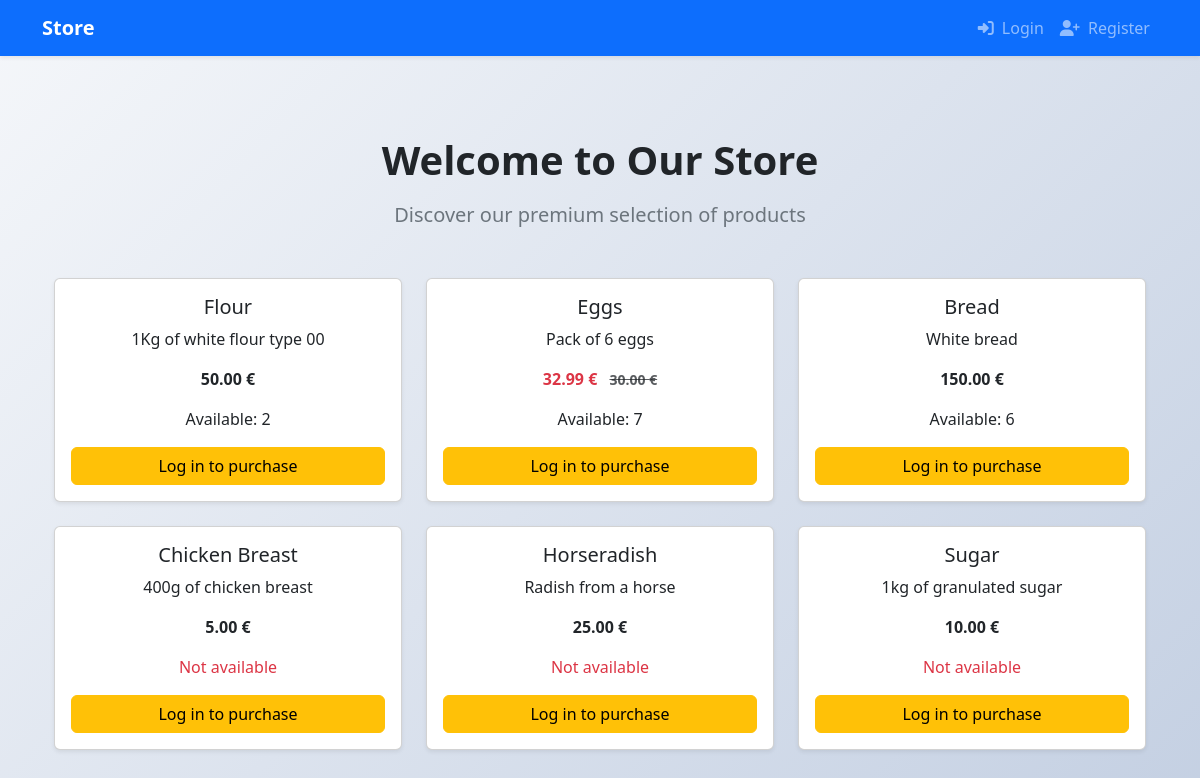
The app's page /, older data.
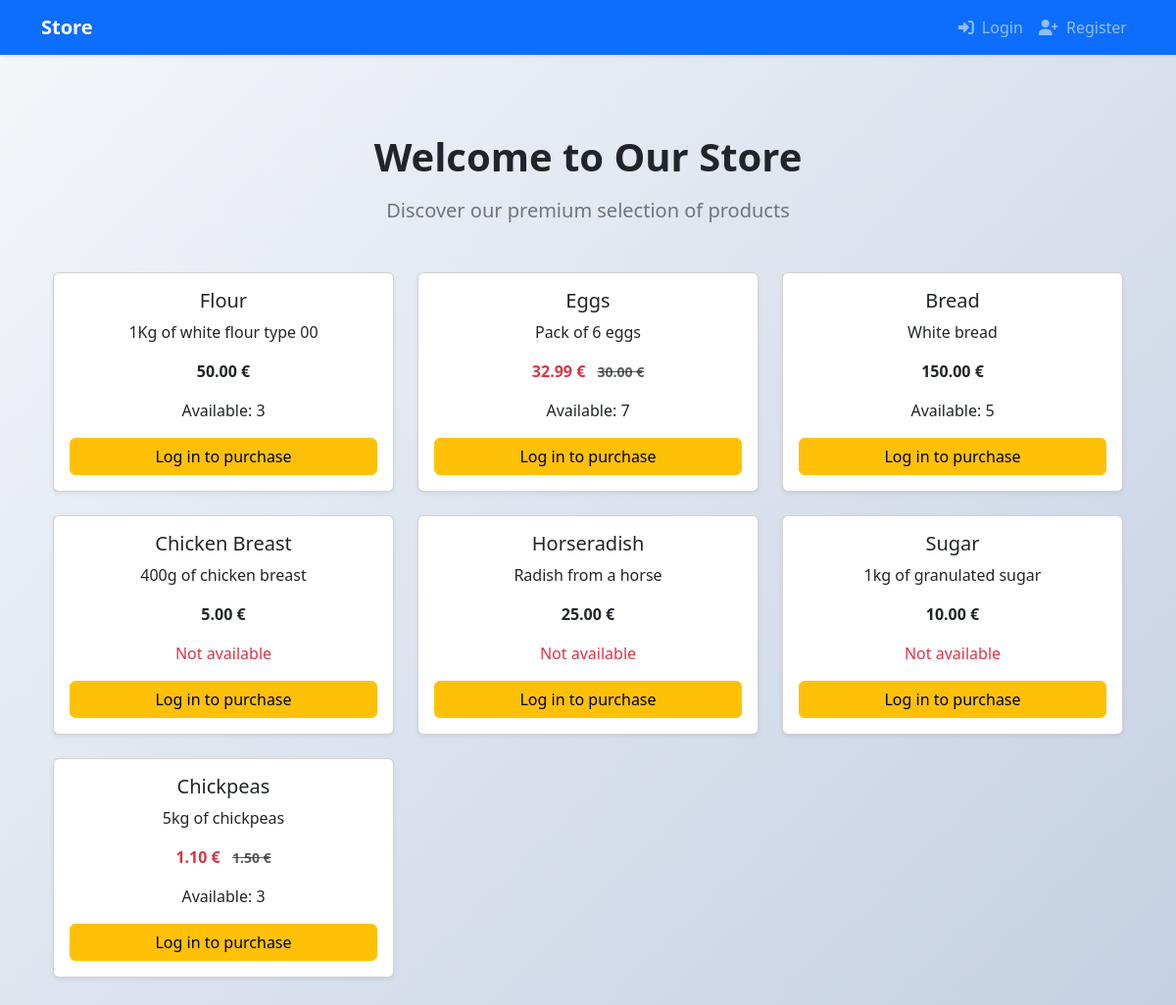
The same page, newer data.
### store/models.py (models this page shows, shortened)
class Product(models.Model):
    name = models.CharField(max_length=100)
    description = models.TextField()
    price = models.DecimalField(max_digits=8, decimal_places=2)
    quantity_available = models.PositiveIntegerField(default=0)
    is_discounted = models.BooleanField(default=False)
    discounted_price = models.DecimalField(
        max_digits=8, decimal_places=2, null=True, blank=True
    )

### store/views.py (the view)
# urls.py: path('', home_view, name='home'),
def home_view(request):
    products = Product.objects.all()
    cart_count = 0
    if request.user.is_authenticated:
        cart_count = CartItem.objects.filter(user=request.user).aggregate(
            total=Sum('quantity')
        )['total'] or 0
    return render(request, 'home.html', {
        'products': products,
        'cart_count': cart_count
    })

### templates/home.html (shortened to what this page needs)
<!DOCTYPE html>
<html lang="en">
<head>
  <link href="https://cdn.jsdelivr.net/npm/bootstrap@5.3.3/dist/css/bootstrap.min.css" rel="stylesheet">
  <link rel="stylesheet" href="https://cdnjs.cloudflare.com/ajax/libs/font-awesome/6.4.0/css/all.min.css">
</head>
<body>
    <nav class="navbar navbar-expand-lg navbar-dark bg-primary shadow-sm">
  <div class="container">
    <a class="navbar-brand fw-bold" href="{% url 'home' %}">Store</a>
    <div class="collapse navbar-collapse" id="navbarNav">
      <ul class="navbar-nav ms-auto">
        {% if user.is_authenticated %}
          <li class="nav-item">
            <span class="nav-link">Welcome, {{ user.username }}</span>
          </li>
          <li class="nav-item">
            <a class="nav-link position-relative" href="{% url 'cart:view_cart' %}">
              <i class="fas fa-shopping-cart"></i>
              <span id="cart-count" class="position-absolute top-0 start-100 translate-middle badge rounded-pill bg-danger">
                {{ cart_count|default:0 }}
              </span>
            </a>
          </li>
          <li class="nav-item">
            <a class="nav-link" href="{% url 'logout' %}">
              <i class="fas fa-sign-out-alt me-1"></i> Logout
            </a>
          </li>
        {% else %}
          <li class="nav-item">
            <a class="nav-link" href="{% url 'login' %}">
              <i class="fas fa-sign-in-alt me-1"></i> Login
            </a>
          </li>
          <li class="nav-item">
            <a class="nav-link" href="{% url 'register' %}">
              <i class="fas fa-user-plus me-1"></i> Register
            </a>
          </li>
        {% endif %}
      </ul>
    </div>
  </div>
</nav>
    <div class="hero-section">
      <div class="container">
        <h1 class="hero-title">Welcome to Our Store</h1>
        <p class="hero-subtitle">Discover our premium selection of products</p>
        <div class="container mt-5">
          <div class="row">
            {% for product in products %}
              <div class="col-md-4 mb-4">
                <div class="card shadow-sm h-100">
                  <div class="card-body d-flex flex-column">
                    <h5 class="card-title">{{ product.name }}</h5>
                    <p class="card-text">{{ product.description }}</p>
                    {% if product.is_discounted and product.discounted_price %}
                      <p class="card-text fw-bold text-danger">
                        {{ product.discounted_price }} €
                        <span class="text-muted text-decoration-line-through small ms-2">
                          {{ product.price }} €
                        </span>
                      </p>
                    {% else %}
                      <p class="card-text fw-bold">{{ product.price }} €</p>
                    {% endif %}
                    <p class="card-text">
                      {% if product.quantity_available > 0 %}
                        Available: {{ product.quantity_available }}
                      {% else %}
                        <span class="text-danger">Not available</span>
                      {% endif %}
                    </p>
                    <div class="mt-auto">
                      {% if user.is_authenticated %}
                        {% if product.quantity_available > 0 %}
                          <button class="btn btn-primary w-100 add-to-cart-btn"
                                  data-product-id="{{ product.id }}">
                            Add to cart
                          </button>
                        {% else %}
                          <button class="btn btn-secondary w-100" disabled>Not available</button>
                        {% endif %}
                      {% else %}
                        <a href="{% url 'login' %}" class="btn btn-warning w-100">Log in to purchase</a>
                      {% endif %}
                    </div>
                  </div>
                </div>
              </div>
            {% endfor %}
          </div>
        </div>
      </div>
    </div>
</body>
</html>

Row changes from the older to the newer data that the page shows:
changed Product "Flour": quantity_available "2" → "3"
changed Product "Bread": quantity_available "6" → "5"
added Product: name "Chickpeas", description "5kg of chickpeas", discounted_price "1.10", price "1.50", quantity_available "3"
